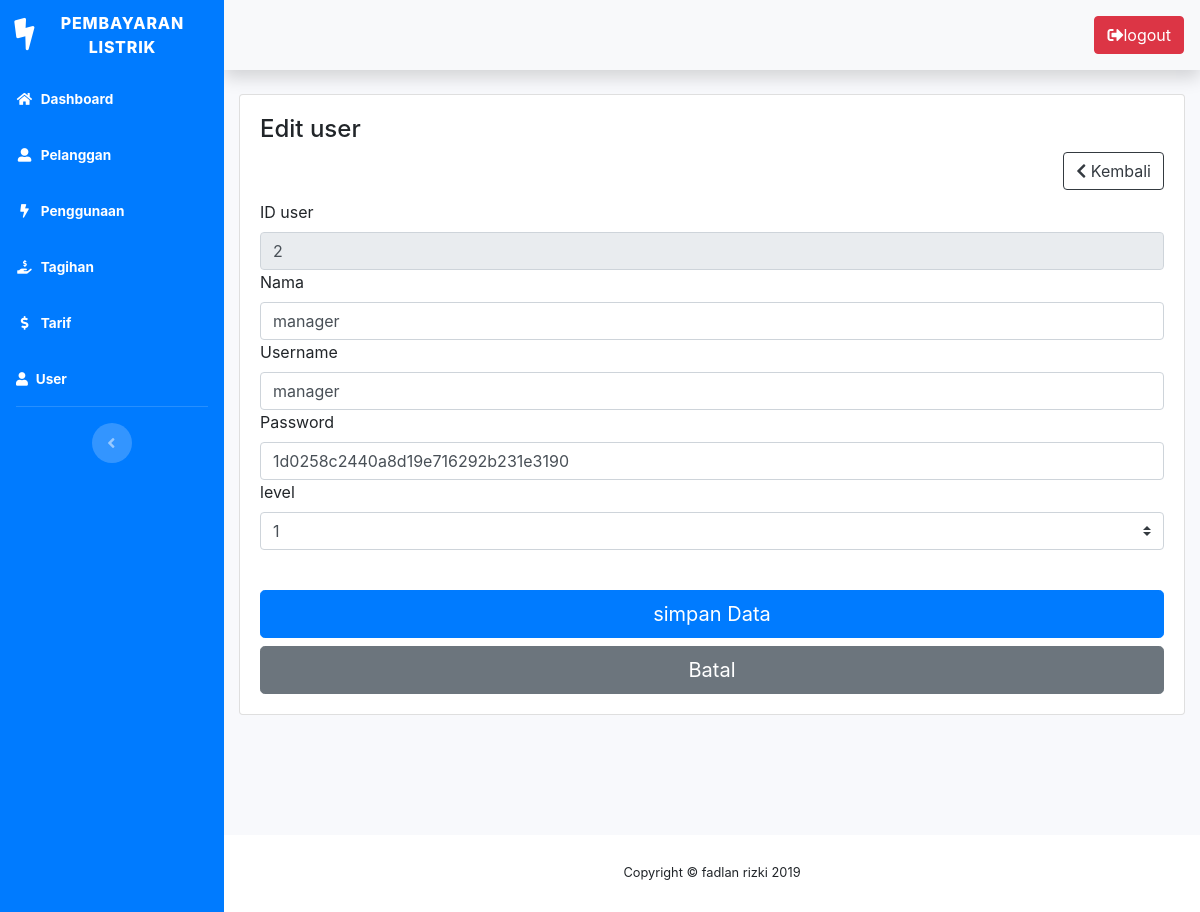
/editUser.php?id=2 (signed in), run on the app's committed database.
### tables this page shows
CREATE TABLE `user` (
  `ID_user` int(10) NOT NULL,
  `nama` varchar(30) NOT NULL,
  `username` varchar(30) NOT NULL,
  `password` varchar(40) NOT NULL,
  `level` int(1) NOT NULL
);

### editUser.php (the view, shortened to what this page needs)
<?php require_once 'includes/header.php'; ?>
<?php
$id = $_GET['id'];
$result = mysqli_query ($connect, "SELECT * FROM user WHERE ID_user = '$id'");
$row = mysqli_fetch_array ($result);
?>
<main class="main">
	<div class="container-fluid">
		<div class="card">
			<div class="card-body">
				<h4>Edit user</h4>
				<div class="float-right" style="padding-bottom: 20px">
					<a href="user.php" class="btn btn-outline-dark"><i class="fas fa-chevron-left"></i> Kembali</a>
				</div>
				<br><br>
				<form action="php_action/prosesEditUser.php" method="POST">
					<div class="form-grup">
                        <label for="ID_user">ID user</label>
						<input type="number" class="form-control" name="id" readonly value="<?=$row[0]?>">
					</div>
					<div class="form-grup">
						<label for="nama">Nama</label>
						<input type="text" name="nama" class="form-control" value="<?=$row[1]?>" autocomplete="off" required>
					<div class="form-grup">
						<label for="username">Username</label>
						<input type="text" name="username" class="form-control" value="<?=$row[2]?>" placeholder="username" autocomplete="off" required>
					</div>
					<div class="form-grup">
						<label for="password">Password</label>
						<input type="text" name="password" class="form-control" value="<?=$row[3]?>" autocomplete="off" required>
					</div>
                    <div class="form-group">
                        <label for="level">level</label>
                        <select class="custom-select" name="level">
                        <option value="1">1</option>
                        </select>
                    </div>
					<br>
					<button class="btn btn-primary btn-lg btn-block" name="edituser" type="submit">simpan Data</button>
					<a href="user.php" class="btn btn-secondary btn-lg btn-block">Batal</a>
				</form>
			</div>
		</div>
	</div>
</main>
<?php require_once 'includes/footer.php';?>

### data on the page
user: id "2", nama "manager", username "manager", password "1d0258c2440a8d19e716292b231e3190"
